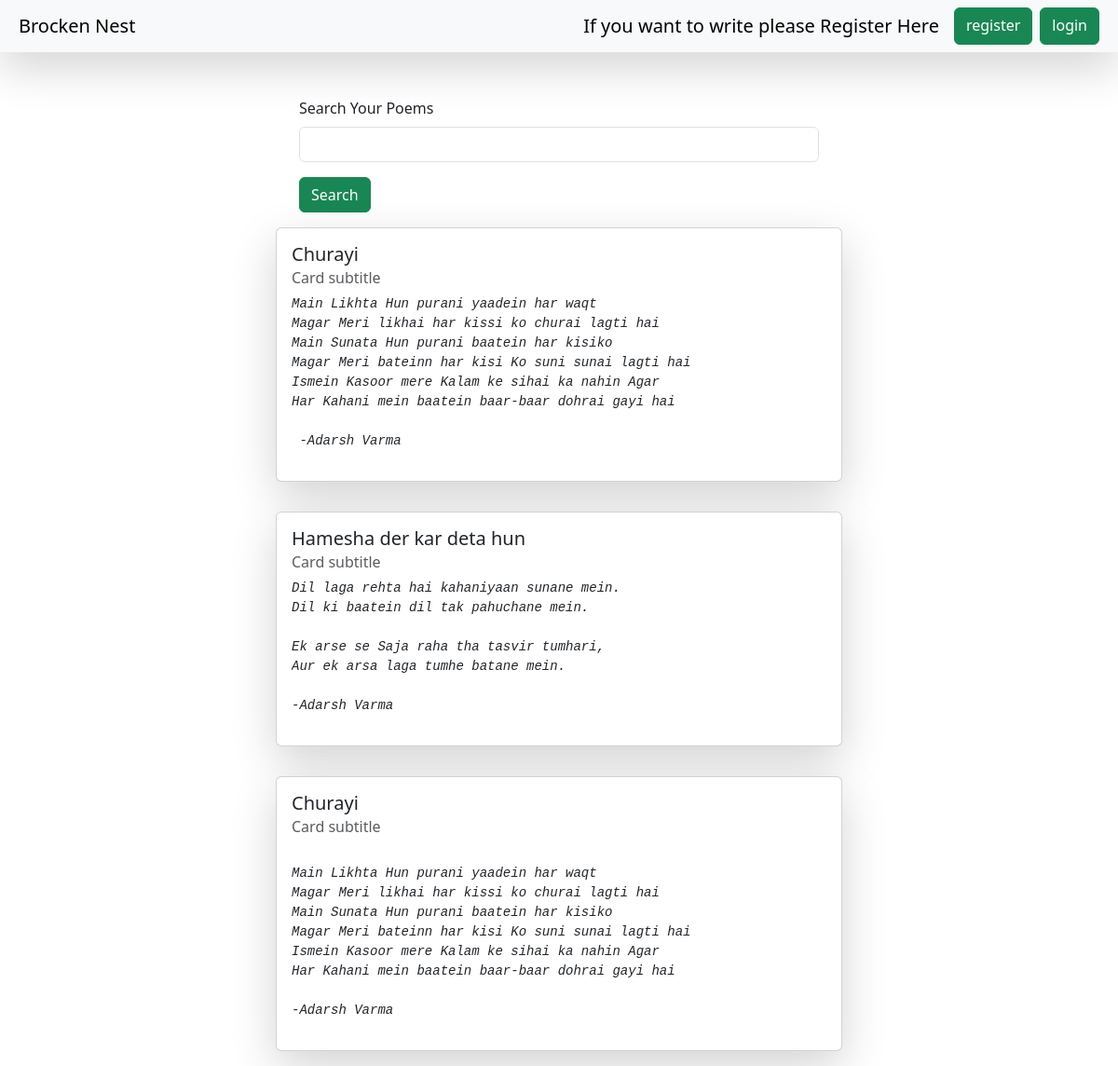
The app's page /, older data.
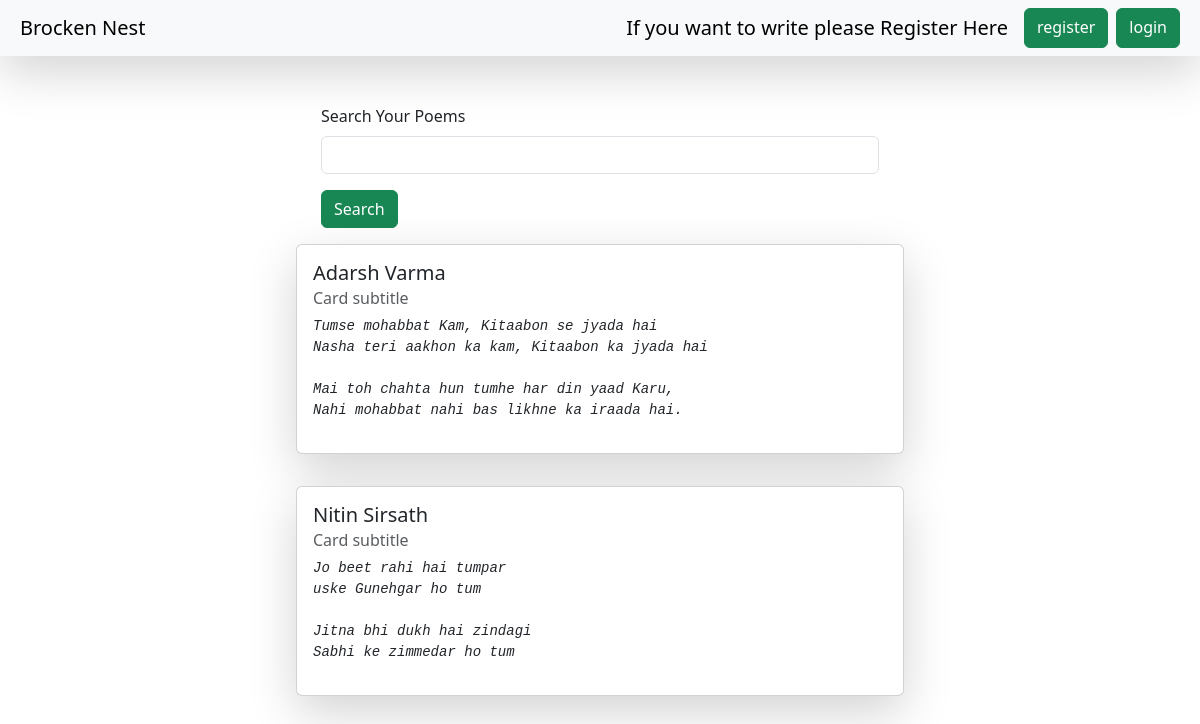
The same page, newer data.
### brokennest/models.py (models this page shows)
class books(models.Model):
    user = models.ForeignKey(User,on_delete = models.SET_NULL, null=True,blank=True)
    note_name = models.CharField(max_length = 200)
    note_description = models.TextField()

### brokennest/views.py (the view)
# urls.py: path("", homepage, name = "homepage"),
def homepage(request):
    queryset = books.objects.all()
    if request.GET.get("Search"):
         queryset = queryset.filter(note_name__icontains = request.GET.get("Search"))
    context = {"notebook":queryset}
    return render(request, "notebook.html", context)

### brokennest/templates/notebook.html (shortened to what this page needs)
{% extends "base.html" %}
{% block start %}
    <div class = "container mt-5">
          <div class="mt-5">
            <div class="mx-auto col-6">
            <form>
              <div class="mb-3">
                <label for="exampleInputEmail1" class="form-label">Search Your Poems</label>
                <input name="Search" type="text" class="form-control">
              </div>
              <button type="submit" class="btn btn-success">Search</button>
            </form>
            </div>
          </div>
          <div class="d-flex flex-column align-items-center">
            {% for note in notebook %}
            <div class="card my-3 shadow-lg" style="width: 38rem;">
              <div class="card-body">
                <h5 class="card-title">{{note.note_name}}</h5>
                <h6 class="card-subtitle mb-2 text-muted">Card subtitle</h6>
                <i class="card-text"><pre mt-2>{{ note.note_description }}</pre></i>
              </div>
            </div>
            {% endfor %}
          </div>
    </div>
{% endblock %}

### brokennest/templates/base.html (shortened to what this page needs)
<!DOCTYPE html>
<html lang="en">
<head>
    <link href="https://cdn.jsdelivr.net/npm/bootstrap@5.3.2/dist/css/bootstrap.min.css" rel="stylesheet">
</head>
<body>
    <nav class="navbar p-2 bg-body-tertiary shadow-lg">
        <div class="container-fluid">
            <a class="navbar-brand">Brocken Nest</a>
            <div class="d-flex">
                {% if request.user.is_authenticated %}
                    <a href="/brocken-nest/" class="btn btn-success me-2" role="button">Write</a>
                    <a href="/" class="btn btn-success me-2" role="button">Read</a>
                    <a href="/logout/" class="btn btn-success " role="button">Logout</a>
                {% else %}
                    {% if show_register %}
                        <a href="/" class="btn btn-success me-2" role="button">Read</a>
                        <a href="/login/" class="btn btn-success" role="button">login</a>
                    {% else %}
                        <a class="navbar-brand">If you want to write please Register Here</a>
                        <a href="/register/" class="btn btn-success me-2" role="button">register</a>
                        <a href="/login/" class="btn btn-success" role="button">login</a>
                    {% endif %}
                {% endif %}
            </div>
        </div>
    </nav>
    {% block start %}
    {% endblock %}
</body>
</html>

Row changes from the older to the newer data that the page shows:
removed books: note_name "Churayi", note_description "Main Likhta Hun purani yaadein har waqt Magar Meri likhai har kissi ko churai lagti hai Main Sunata Hun purani baatein har kisiko Magar Meri bateinn har kisi Ko suni sunai lagti hai Ismein Kasoor mere Kalam ke sihai ka nahin Agar Har Kahani mein baatein baar-baar dohrai gayi hai -Adarsh Varma"
removed books: note_name "Hamesha der kar deta hun", note_description "Dil laga rehta hai kahaniyaan sunane mein. Dil ki baatein dil tak pahuchane mein. Ek arse se Saja raha tha tasvir tumhari, Aur ek arsa laga tumhe batane mein. -Adarsh Varma"
removed books: note_name "Churayi", note_description "Main Likhta Hun purani yaadein har waqt Magar Meri likhai har kissi ko churai lagti hai Main Sunata Hun purani baatein har kisiko Magar Meri bateinn har kisi Ko suni sunai lagti hai Ismein Kasoor mere Kalam ke sihai ka nahin Agar Har Kahani mein baatein baar-baar dohrai gayi hai -Adarsh Varma"
added books: note_name "Adarsh Varma", note_description "Tumse mohabbat Kam, Kitaabon se jyada hai Nasha teri aakhon ka kam, Kitaabon ka jyada hai Mai toh chahta hun tumhe har din yaad Karu, Nahi mohabbat nahi bas likhne ka iraada hai."
added books: note_name "Nitin Sirsath", note_description "Jo beet rahi hai tumpar uske Gunehgar ho tum Jitna bhi dukh hai zindagi Sabhi ke zimmedar ho tum"
